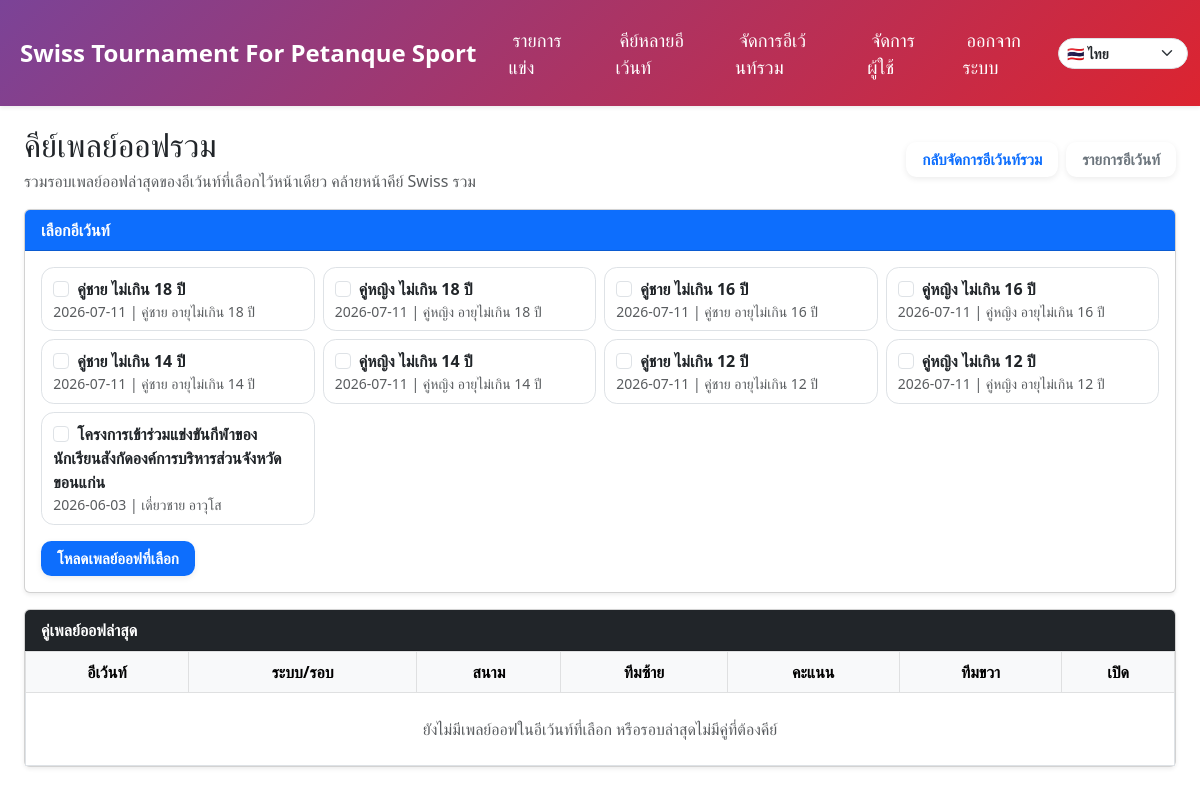
The page /multi-playoff-score (signed in) on the database as committed earlier.
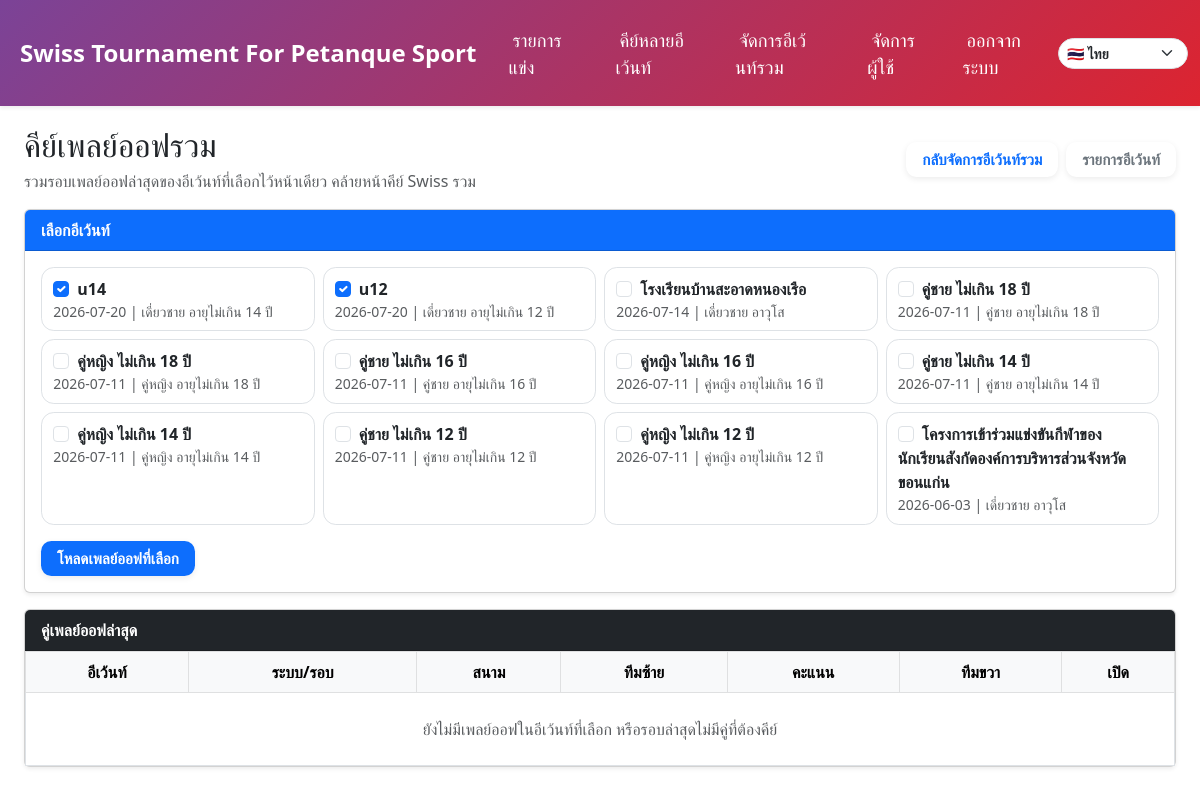
The same page on the database as committed later.
### models.py (models this page shows)
class Event(db.Model):
    __tablename__ = "events"
    id = db.Column(db.Integer, primary_key=True)
    name = db.Column(db.String(100), nullable=False)
    location = db.Column(db.String(100))
    category = db.Column(db.String(50))
    sex = db.Column(db.String(50))
    age_group = db.Column(db.String(50))
    rounds = db.Column(db.Integer)
    competition_format = db.Column(db.String(40), nullable=False, default="swiss")
    current_round = db.Column(db.Integer, default=1)
    date = db.Column(db.Date, nullable=True)
    auto_field_enabled = db.Column(db.Boolean, default=False)
    field_prefix = db.Column(db.String(10), default='')  # เช่น 'A', ''
    field_start = db.Column(db.Integer, default=1)
    field_max = db.Column(db.Integer, default=16)
    field_exclude = db.Column(db.String, default='')  # เช่น '3,7,11
    logo_filename = db.Column(db.Text)  # เก็บเป็น JSON list
    is_finished = db.Column(db.Boolean, default=False, nullable=False)
    finished_at = db.Column(db.DateTime, nullable=True)
    finished_by_id = db.Column(db.Integer, db.ForeignKey("users.id"), nullable=True)
    created_at = db.Column(db.DateTime, server_default=text('CURRENT_TIMESTAMP'), nullable=True)
    creator_id = db.Column(db.Integer, db.ForeignKey("users.id"), nullable=False)
    tournament_id = db.Column(db.Integer, db.ForeignKey("tournaments.id"), nullable=True, index=True)
    teams = db.relationship("Team", backref="event", cascade="all, delete-orphan", lazy=True)
    matches = db.relationship("Match", backref="event", cascade="all, delete-orphan", lazy=True)

### app.py (the view, shortened to what this page needs)
@app.route('/multi-playoff-score', methods=['GET', 'POST'])
@login_required
@roles_required('superadmin')
def multi_playoff_score_center():
    selected_event_ids = _selected_event_ids_from_request()
    all_events = Event.query.order_by(Event.date.desc(), Event.id.desc()).all()
    tournaments = Tournament.query.order_by(Tournament.created_at.desc(), Tournament.id.desc()).all()
    if not selected_event_ids:
        today = date.today()
        selected_event_ids = [e.id for e in all_events if e.date == today][:12]
    selected_events = _beta_selected_manage_events(selected_event_ids)
    playoffs = _beta_latest_playoffs_for_events(selected_event_ids)
    playoff_round_map = _beta_playoff_round_map_from_request(selected_events)
    rows = []
    round_choices = []
    return render_template('multi_playoff_score_center.html', all_events=all_events, selected_event_ids=selected_event_ids, selected_events=selected_events, rows=rows, round_choices=round_choices)

### app.py (called while the page is built, shortened)
def get_current_lang():
    lang = request.args.get("lang") or session.get("lang") or "th"
    if lang not in SUPPORTED_LANGS:
        lang = "th"
    session["lang"] = lang
    return lang

@app.context_processor
def inject_i18n():
    lang = get_current_lang()
    return {
        "current_lang": lang,
        "supported_langs": SUPPORTED_LANGS,
        "text_translations": TEXT_TRANSLATIONS,
        "t": lambda key: translate(key, lang),
    }

@login_manager.user_loader
def load_user(user_id):
    return User.query.get(int(user_id))

def roles_required(*roles):
    def decorator(f):
        @wraps(f)
        def decorated_function(*args, **kwargs):
            if not current_user.is_authenticated:
                flash("กรุณาเข้าสู่ระบบก่อน", "warning")
                return redirect(url_for('login'))
            role = current_user.role.lower()
            print(f"DEBUG current_user.role = {role}")
            if role == 'superadmin':
                return f(*args, **kwargs)
            if role in [r.lower() for r in roles]:
                return f(*args, **kwargs)
            flash("คุณไม่มีสิทธิ์ทำรายการนี้", "warning")
            return redirect(url_for('index'))
        return decorated_function
    return decorator

def _selected_event_ids_from_request():
    raw_ids = []
    if request.method == 'POST':
        raw_ids.extend(request.form.getlist("event_ids"))
        comma_ids = request.form.get("events") or ""
    else:
        raw_ids.extend(request.args.getlist("event_ids"))
        comma_ids = request.args.get("events") or ""
    if comma_ids:
        raw_ids.extend(comma_ids.split(","))
    event_ids = []
    seen = set()
    return event_ids

@app.after_request
def live_report_public_headers(response):
    response.headers.setdefault("Access-Control-Allow-Origin", "*")
    response.headers.setdefault("Access-Control-Allow-Headers", "Content-Type, Authorization")
    response.headers.setdefault("Access-Control-Allow-Methods", "GET, OPTIONS")
    response.headers.pop("X-Frame-Options", None)
    response.headers.setdefault("Content-Security-Policy", "frame-ancestors *")
    return response

def _beta_selected_manage_events(selected_event_ids):
    if not selected_event_ids:
        return []
    events = Event.query.filter(Event.id.in_(selected_event_ids)).all()
    events.sort(key=lambda e: (e.date or date.min, e.name or '', e.id))
    return events

### templates/multi_playoff_score_center.html (shortened to what this page needs)
{% extends "base.html" %}
{% block content %}
<div class="wrap">
  <div class="d-flex justify-content-between align-items-center flex-wrap gap-2 mb-3">
    <div>
      <h2 class="mb-1">คีย์เพลย์ออฟรวม</h2>
      <div class="text-muted">รวมรอบเพลย์ออฟล่าสุดของอีเว้นท์ที่เลือกไว้หน้าเดียว คล้ายหน้าคีย์ Swiss รวม</div>
    </div>
    <div class="d-flex gap-2">
      <a class="btn btn-outline-primary" href="{{ url_for('multi_event_manager', events=selected_event_ids|join(',')) }}">กลับจัดการอีเว้นท์รวม</a>
      <a class="btn btn-outline-secondary" href="{{ url_for('index') }}">รายการอีเว้นท์</a>
    </div>
  </div>
  <form method="get" class="card shadow-sm mb-3">
    <div class="card-header bg-primary text-white fw-bold">เลือกอีเว้นท์</div>
    <div class="card-body">
      <div class="event-check-grid mb-3">
        {% for event in all_events %}
        <label class="event-check">
          <input type="checkbox" class="form-check-input me-1" name="event_ids" value="{{ event.id }}" {% if event.id in selected_event_ids %}checked{% endif %}>
          <b>{{ event.name }}</b>
          <div class="small text-muted">{{ event.date or '-' }} | {{ event.category or '-' }}{{ event.sex or '' }} {{ event.age_group or '' }}</div>
        </label>
        {% endfor %}
      </div>
      <button class="btn btn-primary fw-bold">โหลดเพลย์ออฟที่เลือก</button>
    </div>
  </form>
  <form method="post">
    <div class="card shadow-sm">
      <div class="card-header bg-dark text-white fw-bold">คู่เพลย์ออฟล่าสุด</div>
      <div class="table-responsive">
        <table class="table table-bordered table-hover align-middle mb-0">
          <thead class="table-light text-center">
            <tr>
              <th>อีเว้นท์</th>
              <th>ระบบ/รอบ</th>
              <th>สนาม</th>
              <th>ทีมซ้าย</th>
              <th>คะแนน</th>
              <th>ทีมขวา</th>
              <th>เปิด</th>
            </tr>
          </thead>
          <tbody>
            {% for row in rows %}
            <tr class="stage-row-{{ row.stage_no }}">
              <td class="event-cell">
                {{ row.source_event.name if row.source_event else '-' }}
                <div class="small text-muted">{{ row.source_event.date if row.source_event else '' }}</div>
              </td>
              <td class="text-center">
                <b>{{ row.playoff.title }}</b>
                <div class="small text-muted">{{ row.round.round_name }} | สาย {{ row.group_no }} | {{ row.pair_label }}</div>
                {% if row.round.round_type == 'double_knockout' %}<span class="stage-badge stage-badge-{{ row.stage_no }}">ครั้งที่ {{ row.stage_no }}</span>{% endif %}
              </td>
              <td class="text-center fw-bold">{{ row.court or '-' }}</td>
              <td class="text-end fw-bold">{{ row.a.team_name }}</td>
              <td class="text-center" style="min-width:180px;">
                <input class="form-control score-input" type="number" min="0" max="13"
                       name="score_{{ row.playoff.id }}_{{ row.round.id }}_{{ row.group_no }}_{{ row.a.slot_no }}_{{ row.stage_no }}"
                       value="{{ row.score_a if row.score_a is not none else '' }}">
                <span class="fw-bold mx-1">-</span>
                <input class="form-control score-input" type="number" min="0" max="13"
                       name="score_{{ row.playoff.id }}_{{ row.round.id }}_{{ row.group_no }}_{{ row.b.slot_no }}_{{ row.stage_no }}"
                       value="{{ row.score_b if row.score_b is not none else '' }}">
              </td>
              <td class="fw-bold">{{ row.b.team_name }}</td>
              <td class="text-center"><a target="_blank" class="btn btn-sm btn-outline-primary" href="{{ url_for('playoff_detail', playoff_id=row.playoff.id) }}#round-{{ row.round.id }}-group-{{ row.group_no }}">เปิด</a></td>
            </tr>
            {% else %}
            <tr><td colspan="7" class="text-center text-muted py-4">ยังไม่มีเพลย์ออฟในอีเว้นท์ที่เลือก หรือรอบล่าสุดไม่มีคู่ที่ต้องคีย์</td></tr>
            {% endfor %}
          </tbody>
        </table>
      </div>
    </div>
  </form>
</div>
{% endblock %}

### templates/base.html (shortened to what this page needs)
<!DOCTYPE html>
<html lang="{{ current_lang|default('th') }}">
<head>
  <link href="https://cdn.jsdelivr.net/npm/bootstrap@5.3.0/dist/css/bootstrap.min.css" rel="stylesheet" />
  <link rel="stylesheet" href="{{ url_for('static', filename='css/style.css') }}" />
</head>
<body>
 <nav class="navbar navbar-expand-lg navbar-dark navbar-custom shadow-sm py-3">
  <div class="container-fluid d-flex">
    <a class="navbar-brand d-flex align-items-center gap-2 fw-bold" href="{{ url_for('index') }}">
       Swiss Tournament For Petanque Sport
    </a>
    <div class="collapse navbar-collapse" id="navbarNav">
      <ul class="navbar-nav gap-2 ms-auto">
        <li class="nav-item">
          <a class="nav-link px-3 rounded {% if request.endpoint == 'index' %}active{% endif %}"
            href="{{ url_for('index') }}">
             {{ t('events') }}
          </a>
        </li>
        {% if current_user.is_authenticated and current_user.role == 'superadmin' %}
        <li class="nav-item">
          <a class="nav-link px-3 rounded {% if request.endpoint == 'multi_event_score_center' %}active{% endif %}"
            href="{{ url_for('multi_event_score_center') }}">
             คีย์หลายอีเว้นท์
          </a>
        </li>
        <li class="nav-item">
          <a class="nav-link px-3 rounded {% if request.endpoint == 'multi_event_manager' %}active{% endif %}"
            href="{{ url_for('multi_event_manager') }}">
             จัดการอีเว้นท์รวม
          </a>
        </li>
        <li class="nav-item">
          <a class="nav-link px-3 rounded {% if request.endpoint == 'admin_users' %}active{% endif %}"
            href="{{ url_for('admin_users') }}">
             {{ t('users') }}
          </a>
        </li>
        {% endif %}
        {% if current_user.is_authenticated %}
        <li class="nav-item">
          <a class="nav-link px-3 rounded" href="{{ url_for('logout') }}">
             {{ t('logout') }}
          </a>
        </li>
        {% endif %}
        <li class="nav-item d-flex align-items-center">
          <select class="form-select form-select-sm language-switcher"
                  aria-label="{{ t('language') }}"
                  onchange="window.location.href=this.value">
            {% for code, meta in supported_langs.items() %}
            <option value="{{ url_for('set_language', lang=code, next=request.full_path) }}"
                    {% if code == current_lang %}selected{% endif %}>
              {{ meta.flag }} {{ meta.label }}
            </option>
            {% endfor %}
          </select>
        </li>
      </ul>
    </div>
  </div>
</nav>
  <div class="container-fluid px-3 px-sm-4">
    {% block content %}{% endblock %}
  </div>
</body>
</html>

### static/css/style.css (style rules this page uses)
button.btn, .btn { font-family: "Prompt", "Segoe UI", sans-serif; font-weight: 600; font-size: 0.95rem; padding: 0.4rem 1rem; border-radius: 0.65rem; display: inline-flex; align-items: center; justify-content: center; gap: 0.5rem; transition: all 0.25s ease; text-transform: none; box-shadow: 0 2px 6px rgba(0, 0, 0, 0.08); border: none; cursor: pointer; }

### templates/base.html (style rules this page uses)
.navbar-custom { background: linear-gradient(135deg, #7b4397, #dc2430); box-shadow: 0 6px 12px rgba(0, 0, 0, 0.2); }
.navbar { font-size: 1.15rem; padding-top: 1rem; padding-bottom: 1rem; }
.navbar-brand { font-size: 1.5rem; }
.navbar-custom .nav-link { color: #fff !important; transition: background-color 0.3s ease, color 0.3s ease; padding: 0.6rem 1rem; font-weight: 500; }
.language-switcher { min-width: 130px; border-radius: 999px; font-weight: 600; }

### templates/multi_playoff_score_center.html (style rules this page uses)
.wrap { max-width: 1500px; margin: 1.25rem auto; }
.event-check-grid { display: grid; grid-template-columns: repeat(auto-fill, minmax(250px,1fr)); gap:.5rem; max-height:310px; overflow:auto; }
.event-check { border:1px solid #dee2e6; border-radius:.8rem; padding:.55rem .7rem; background:#fff; }

Rows that differ between the two databases and show on the page:
added Event: event_ids "☑", name "u14", date "2026-07-20", category "เดี่ยว", sex "ชาย", age_group "อายุไม่เกิน 14 ปี"
added Event: event_ids "☑", name "u12", date "2026-07-20", category "เดี่ยว", sex "ชาย", age_group "อายุไม่เกิน 12 ปี"
added Event: name "โรงเรียนบ้านสะอาดหนองเรือ", date "2026-07-14", category "เดี่ยว", sex "ชาย", age_group "อาวุโส"
